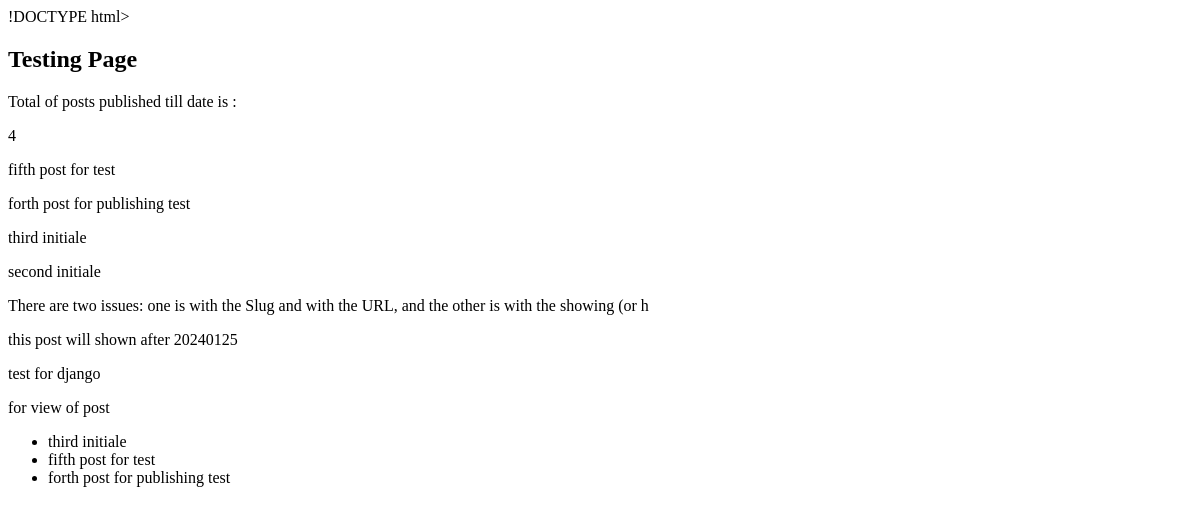
Before: /blog_app/test with the older database file.
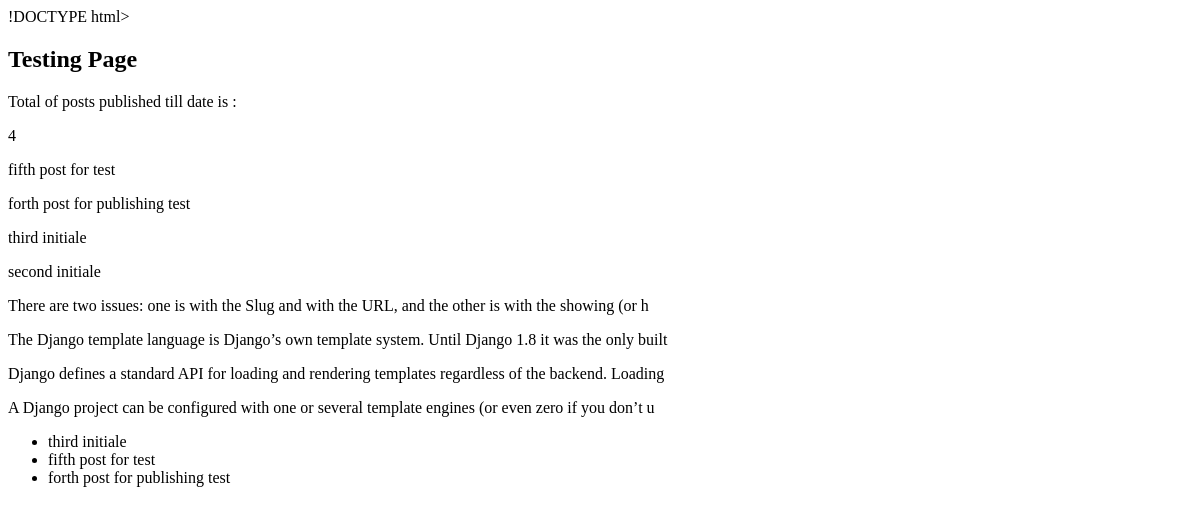
After: the same page with the newer database file.
### blog_app/models.py (models this page shows)
class Post(models.Model):
    image = models.ImageField(upload_to='app_image/', default='default.png')
    author = models.ForeignKey(User, on_delete=models.SET_NULL, null=True)
    title = models.CharField(max_length=100)
    content = models.TextField()
    counted_views = models.PositiveIntegerField(default=0)
    status = models.BooleanField(default=False)
    published_date = models.DateTimeField(null=True)
    created_date = models.DateTimeField(auto_now_add=True)
    updated_date = models.DateTimeField(auto_now=True)
    category_list = models.ManyToManyField(Category)
    class Meta:
        ordering = ['-created_date']
        verbose_name = 'پست'
        verbose_name_plural = 'پست ها'
    def __str__(self):
        return self.title

### blog_app/views.py (the view)
# urls.py: path('test', test_view)
def test_view(request):
    return render(request, 'test.html')

### blog_app/templatetags/blog_tags.py (called while the page is built)
@register.simple_tag()
def cal_post():
    posts = Post.objects.filter(status=1).count()
    return posts

@register.simple_tag(name='posts')
def show_post():
    posts_obj = Post.objects.filter(status=1)
    return posts_obj

@register.filter
def snippet(value, count):
    return value[:count]

@register.inclusion_tag('popular-post-view.html')
def show_popularposts():
    post_obj = Post.objects.filter(status=1).order_by('-published_date')[:3]
    return {'post_obj': post_obj}

### templates/test.html (shortened to what this page needs)
{% load blog_tags %}
<html lang="en">
<head>
</head>
<body>
        <h2>Testing Page</h2>
        <p>Total of posts published till date is :{% cal_post as tp %}</p>
         <p>{{tp}}</p>
            {% posts as postschema %}
            {% for item in postschema %}
                 <p>{{item}}</p>
            {% endfor %}
            {% for item in postschema %}
                 <p>{{item.content|snippet:100}}</p>
            {% endfor %}
            {% show_popularposts %}
</body>
</html>

### templates/popular-post-view.html (shortened to what this page needs)
<!DOCTYPE html>
<html lang="en">
<head>
</head>
<body>
        <ul>
            {% for item in post_obj %}
            <li>{{item.title}}</li>
            {% endfor %}
        </ul>
</body>
</html>

Changed rows visible on the page:
changed Post "forth post for publishing test": content|snippet "this post will shown after 20240125" → "The Django template language is Django’s own template system. Until Django 1.8 it was the only built"
changed Post "third initiale": content|snippet "test for django" → "Django defines a standard API for loading and rendering templates regardless of the backend. Loading"
changed Post "second initiale": content|snippet "for view of post" → "A Django project can be configured with one or several template engines (or even zero if you don’t u"
